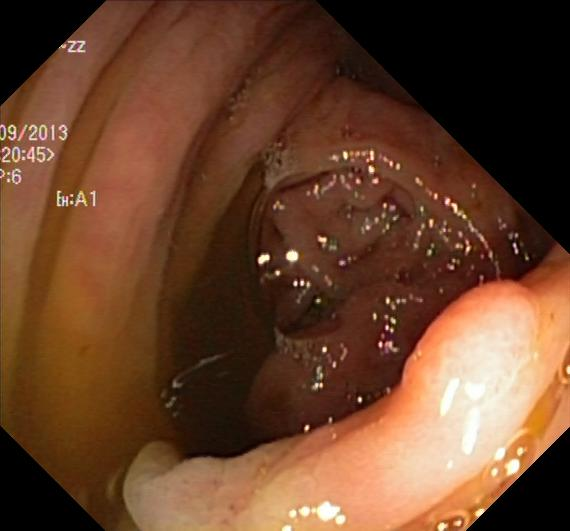
#> input picture src/Kvasir-SEG/images/cju0sxqiclckk08551ycbwhno.jpg, 570 x 531 px; its folder holds only this picture in this run
$ python preprocess.py
#> lines starting #> are read from the running program, lines starting #| are printed output that depends on the picture
import cv2
import os


basepath = 'src/Kvasir-SEG/images'
for entry in os.listdir(basepath):
    full_path = os.path.join(basepath, entry)
    if os.path.isfile(os.path.join(basepath, entry)):
        img = cv2.imread(full_path, 1)
#> img is the input picture: shape (531, 570, 3); mean B, G, R 43.3, 66.7, 105.2
        img_denoise = cv2.fastNlMeansDenoisingColored(img, None, 10, 10, 7, 21)

        gray_img = cv2.cvtColor(img_denoise, cv2.COLOR_BGR2GRAY)
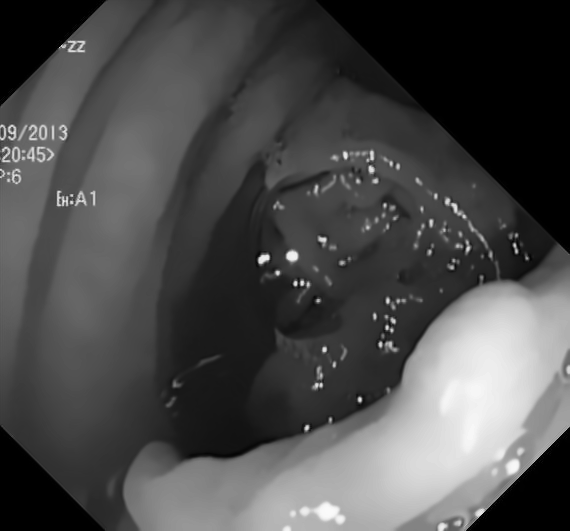
#> gray_img: shape (531, 570); min 0, max 250, mean 75.2
        dst = cv2.equalizeHist(gray_img)
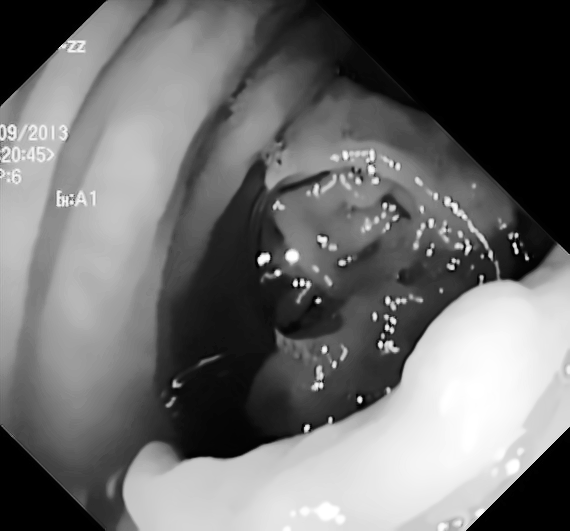
#> dst: shape (531, 570); min 0, max 255, mean 109.1

        ycrcb_img = cv2.cvtColor(img_denoise, cv2.COLOR_BGR2YCrCb)
#> ycrcb_img: shape (531, 570, 3); mean of channels 0, 1, 2 75.2, 149.4, 109.5
        ycrcb_img_2 = ycrcb_img

        clahe = cv2.createCLAHE(clipLimit=2.0, tileGridSize=(8, 8))
        img_clahe = clahe.apply(ycrcb_img[:, :, 0])
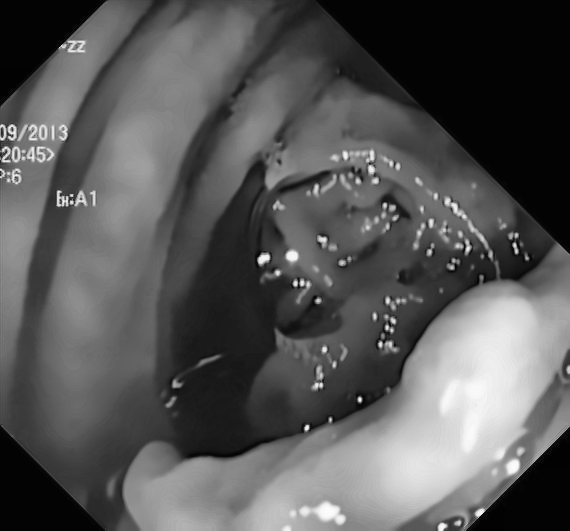
#> img_clahe: shape (531, 570); min 2, max 252, mean 87.1

        ycrcb_img[:, :, 0] = cv2.equalizeHist(ycrcb_img_2[:, :, 0])
#> ycrcb_img: shape (531, 570, 3); mean of channels 0, 1, 2 109.1, 149.4, 109.5
        equalized_img = cv2.cvtColor(ycrcb_img_2, cv2.COLOR_YCrCb2BGR)
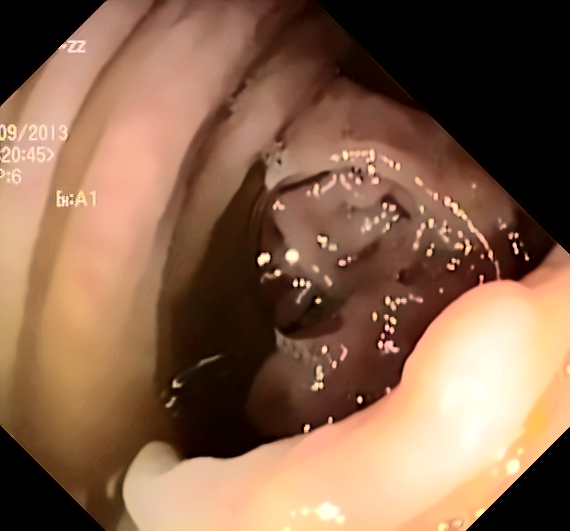
#> equalized_img: shape (531, 570, 3); mean B, G, R 76.4, 100.1, 135.2


        cv2.imshow('chestie', img)
        cv2.waitKey()
        cv2.imshow('clahe', img_clahe)
        cv2.waitKey()
       # cv2.imshow('eliminare zgomot', img_denoise)
       # cv2.waitKey()
        cv2.imshow('normalizare', dst)
        cv2.waitKey()
        cv2.imshow('normalizare2', equalized_img)
        cv2.waitKey()
        break

$ run again, on src/Kvasir-SEG/images/cju1euuc65wm00799m4sjdnnn.jpg
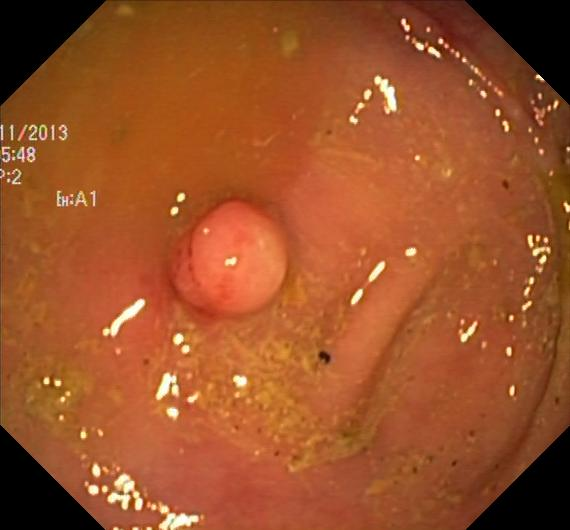
#> input picture src/Kvasir-SEG/images/cju1euuc65wm00799m4sjdnnn.jpg, 570 x 530 px
#> img is the input picture: shape (530, 570, 3); mean B, G, R 40.6, 81.2, 155.4
#> `img_clahe = clahe.apply(ycrcb_img[:, :, 0])`:
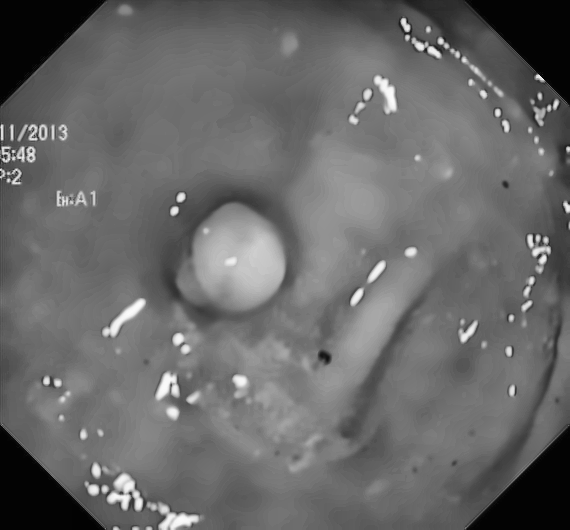
#> img_clahe: shape (530, 570); min 2, max 251, mean 104.7
#> `equalized_img = cv2.cvtColor(ycrcb_img_2, cv2.COLOR_YCrCb2BGR)`:
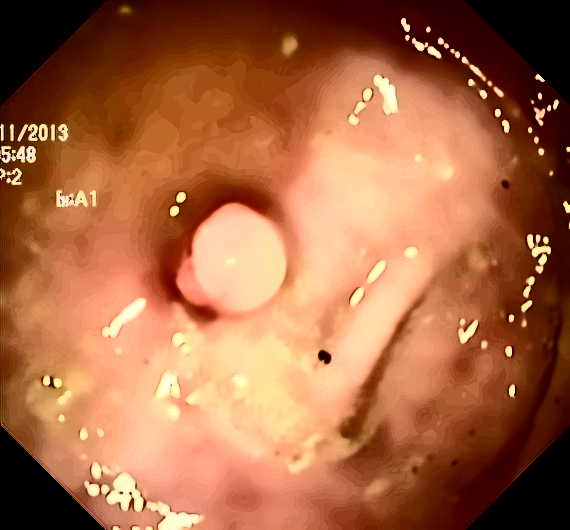
#> equalized_img: shape (530, 570, 3); mean B, G, R 67, 103.7, 168.7

$ run again, on src/Kvasir-SEG/images/cju1fm3id6gl50801r3fok20c.jpg
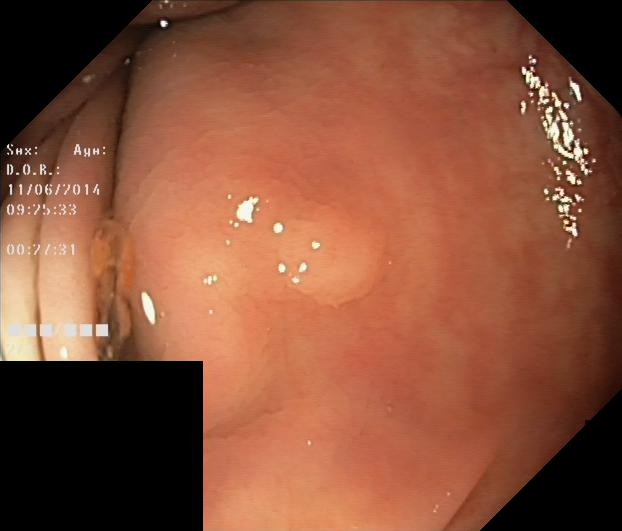
#> input picture src/Kvasir-SEG/images/cju1fm3id6gl50801r3fok20c.jpg, 622 x 531 px
#> img is the input picture: shape (531, 622, 3); mean B, G, R 58.1, 81, 136.6
#> `img_clahe = clahe.apply(ycrcb_img[:, :, 0])`:
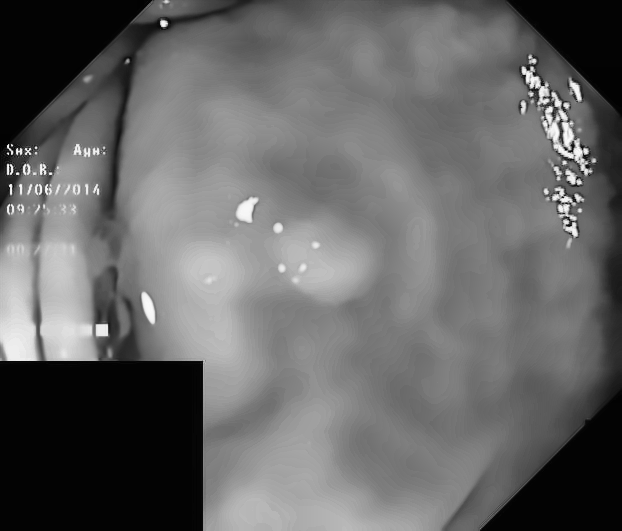
#> img_clahe: shape (531, 622); min 2, max 252, mean 102.4
#> `equalized_img = cv2.cvtColor(ycrcb_img_2, cv2.COLOR_YCrCb2BGR)`:
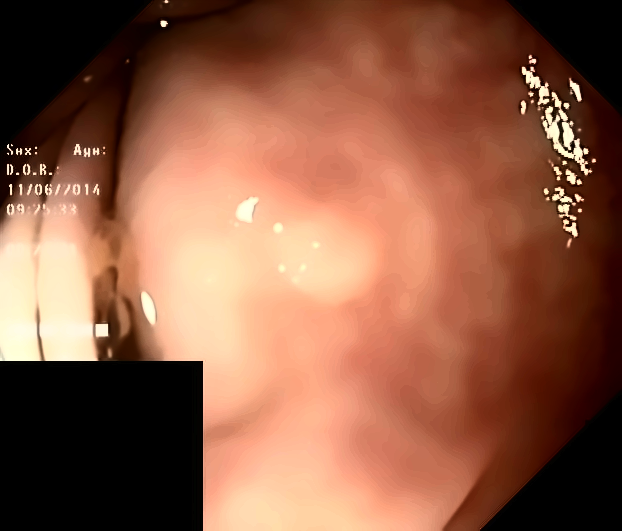
#> equalized_img: shape (531, 622, 3); mean B, G, R 69, 91.7, 142.2

$ run again, on src/Kvasir-SEG/images/cju1g20bdwq6u0835e16xugcd.jpg
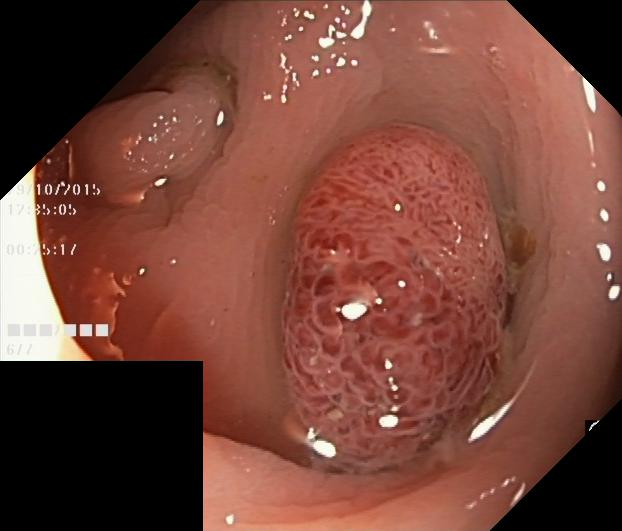
#> input picture src/Kvasir-SEG/images/cju1g20bdwq6u0835e16xugcd.jpg, 622 x 531 px
#> img is the input picture: shape (531, 622, 3); mean B, G, R 57.3, 68.7, 117.4
#> `img_clahe = clahe.apply(ycrcb_img[:, :, 0])`:
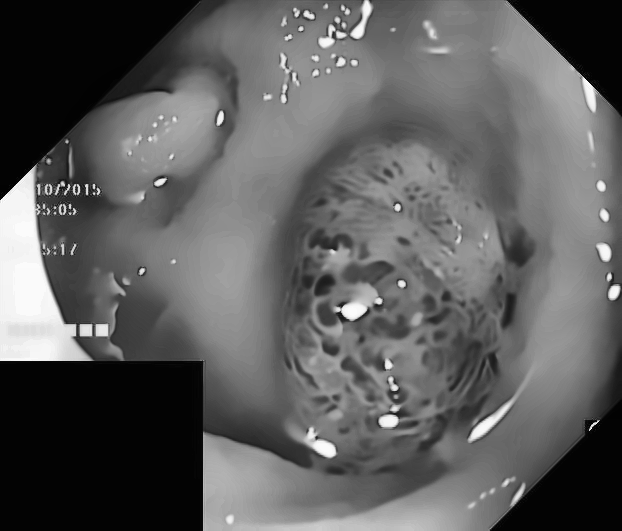
#> img_clahe: shape (531, 622); min 2, max 254, mean 93.6
#> `equalized_img = cv2.cvtColor(ycrcb_img_2, cv2.COLOR_YCrCb2BGR)`:
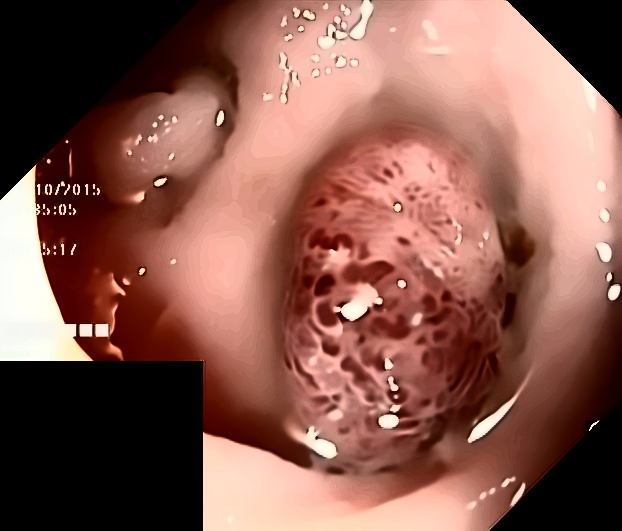
#> equalized_img: shape (531, 622, 3); mean B, G, R 79.2, 90, 136.2

$ run again, on src/Kvasir-SEG/images/cju13fwthn9mq0835gacxgy01.jpg
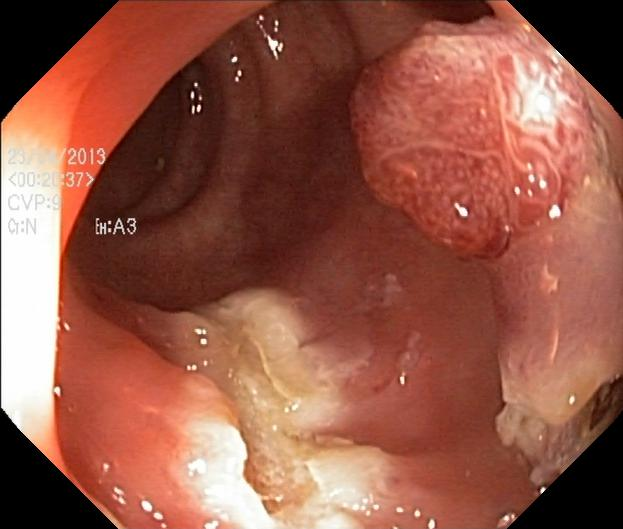
#> input picture src/Kvasir-SEG/images/cju13fwthn9mq0835gacxgy01.jpg, 623 x 529 px
#> img is the input picture: shape (529, 623, 3); mean B, G, R 71.5, 87.8, 148.9
#> `equalized_img = cv2.cvtColor(ycrcb_img_2, cv2.COLOR_YCrCb2BGR)`:
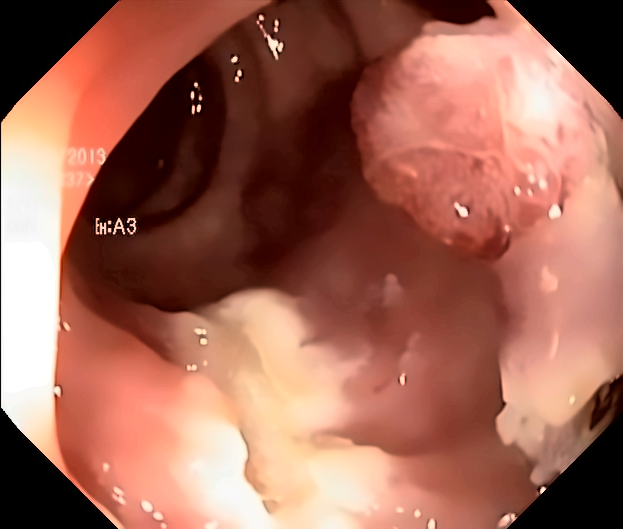
#> equalized_img: shape (529, 623, 3); mean B, G, R 86.3, 102.5, 161.5
